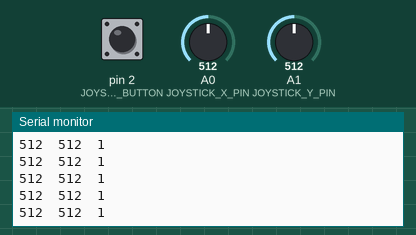
The sketch below on a simulated Arduino Uno, built with avr-gcc and run on an emulated ATmega328P. Parts: the last lines printed to the serial monitor. The inputs (shaded band) are chosen by the test bench; at power-on: A1 (JOYSTICK_Y_PIN) = 512, A0 (JOYSTICK_X_PIN) = 512, pin 2 (JOYSTICK_BUTTON) HIGH.

Above: at 4.2 s.
4.3 s: A1 (JOYSTICK_Y_PIN) set to 987
At 5.0 s:
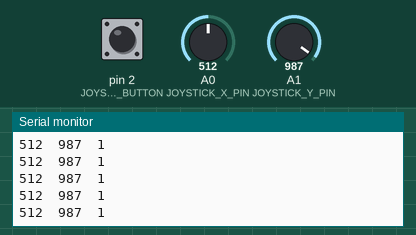
7.3 s: A1 (JOYSTICK_Y_PIN) set to 1014
At 8.1 s:
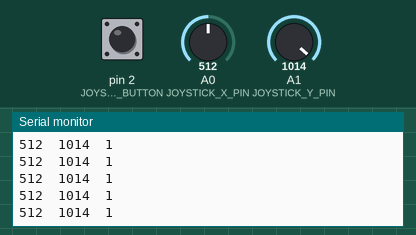
11.9 s: A0 (JOYSTICK_X_PIN) set to 109
At 12.5 s:
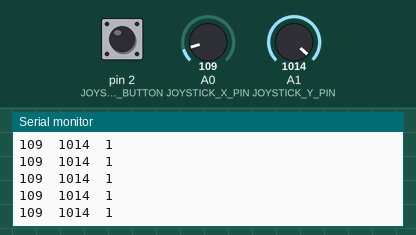
14.9 s: A0 (JOYSTICK_X_PIN) set to 88
At 15.8 s:
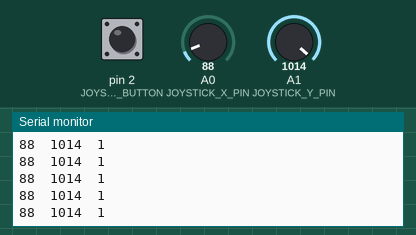
Timing chart, 0 to 17.4 s (numbered marks = the images above; inputs shaded):
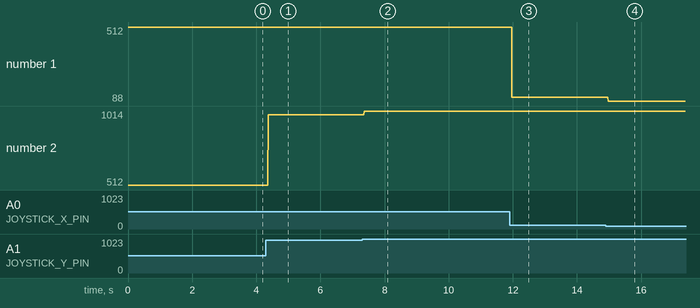

Measured:
- after the input at 4.3 s, the serial monitor: prints a new line after 0.07 s (image 1)
- after the input at 7.3 s, the serial monitor: prints a new line after 0.07 s (image 2)
- after the input at 11.9 s, the serial monitor: prints a new line after 0.07 s (image 3)
- after the input at 14.9 s, the serial monitor: prints a new line after 0.07 s (image 4)
- plotted number 1: 512 → 109 after the input at 11.9 s, 109 → 88 after the input at 14.9 s
- plotted number 2: 512 → 987 after the input at 4.3 s, 987 → 1014 after the input at 7.3 s

The sketch:

JoyConTest.ino
```cpp
#define JOYSTICK_X_PIN A0
#define JOYSTICK_Y_PIN A1
#define JOYSTICK_BUTTON 2

int xVal = 0 ;
int yVal = 0 ;
boolean buttonVal = 1 ;

void setup() {
  // put your setup code here, to run once:
  Serial.begin(9600) ;

  pinMode(JOYSTICK_BUTTON, INPUT_PULLUP) ;
}

void loop() {
  // put your main code here, to run repeatedly:
  xVal = analogRead(JOYSTICK_X_PIN) ;
  yVal = analogRead(JOYSTICK_Y_PIN) ;
  buttonVal = digitalRead(JOYSTICK_BUTTON) ;

  Serial.print(xVal) ;
  Serial.print("\t") ;
  Serial.print(yVal) ;
  Serial.print("\t") ;
  Serial.println(buttonVal) ;

}
```
